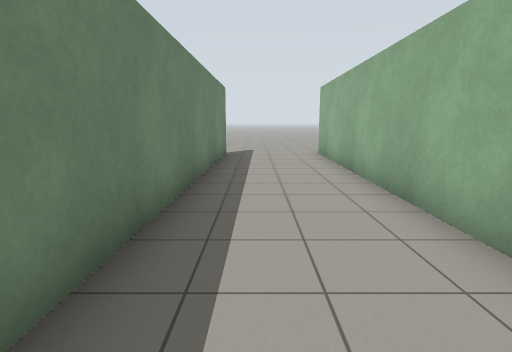
[1] (above)

13 first-person views from a walk through a Gazebo world. The camera is 1.2 m above the floor, tilts 10° down and sees 80° across. Floor lines are 1 m apart. The floor is counted in squares, 1 m on a side. Each view is taken from the middle of a square. On the plan, view 1 faces up. The plan holds only what a view shows up to about 13 squares ahead; the rest is blank.

[2]
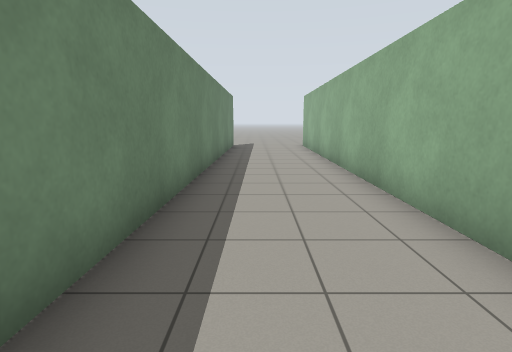

[3]
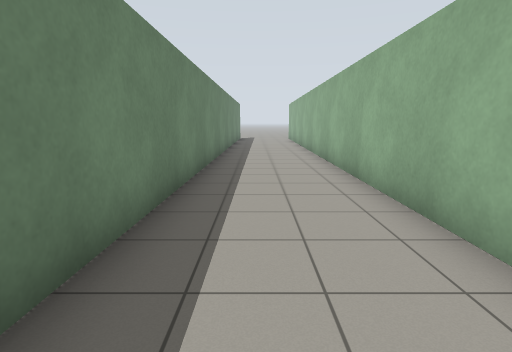

[4]
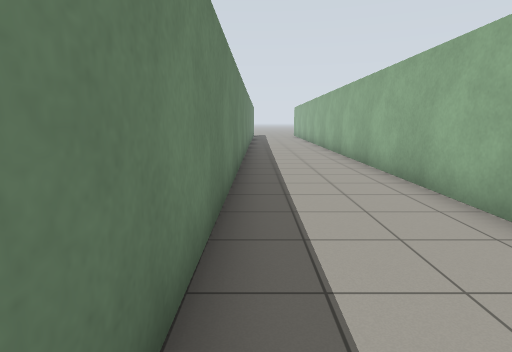

[5]
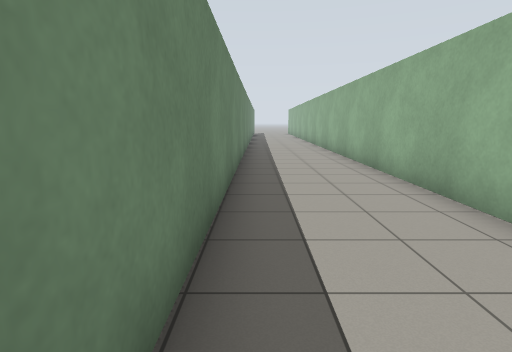

[6]
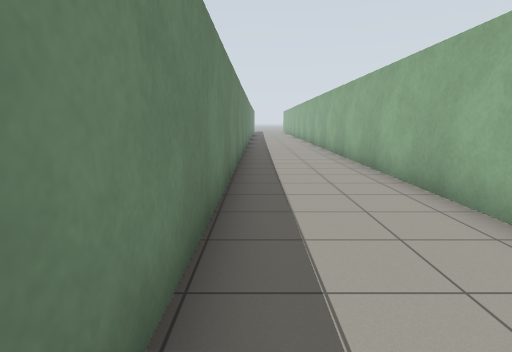

[7]
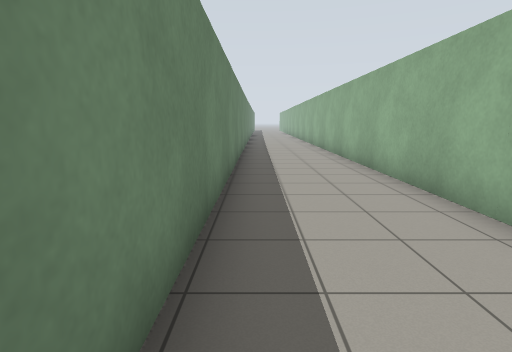

[8]
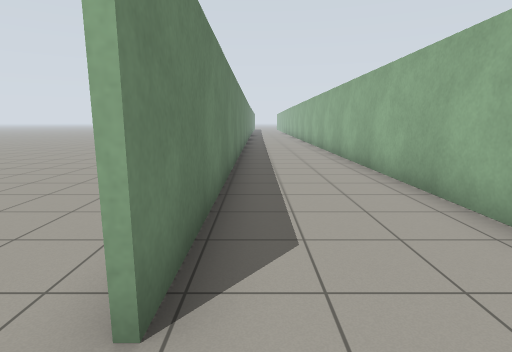

[9]
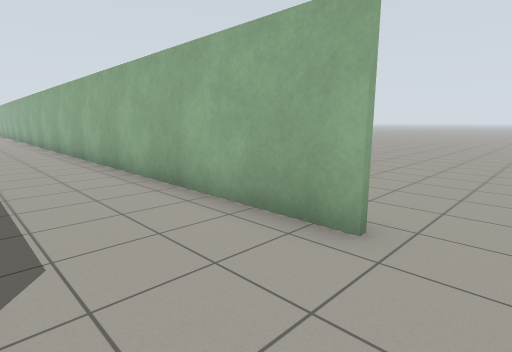

[10]
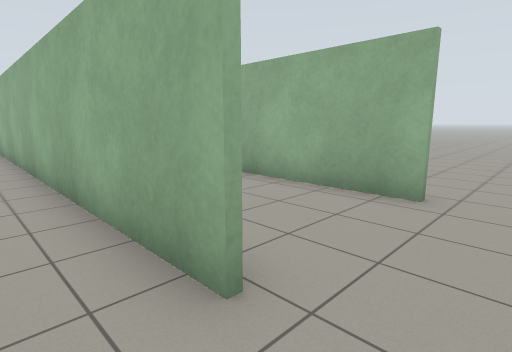

[11]
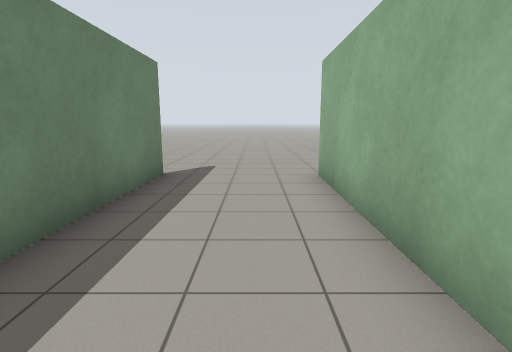

[12]
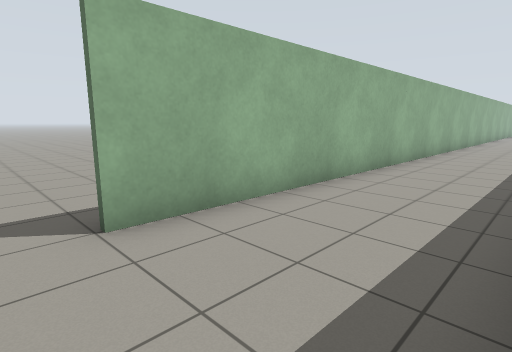

[13]
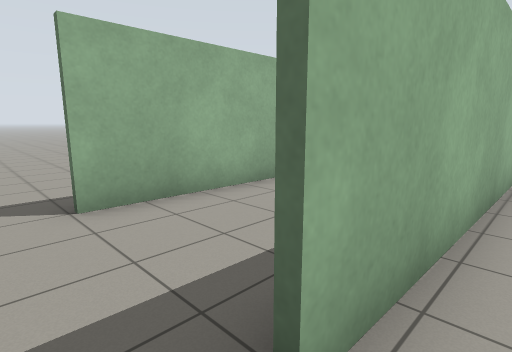

### Floor plan
Points are (right, up) in squares from view 1. A wall is a line through its corners. A room is listed if a view was taken in it or the views show most of it. See-through windows are left out.
Room 1 (views 1, 2, 3, 4, 5, 6, 7, 8, 9, 11, 12)
walls: (1.9, -29.5) (2.4, 12); (2, -37.6) (2, -29.2); (-1.2, 12.1) (-1.8, -37.5)
ways out: opening at (-2, -38.5) to room 2; opening at (-1, 13) to room 2; opening at (2, -38.5); opening at (3, 12.5)
Room 2 (views 10, 13)
walls: (-1.4, 5.7) (-1.3, 12.1); (-1.8, -37.6) (-1.7, -24.6)
ways out: opening at (-2, -38.5) to room 1; opening at (-1, 13) to room 1

Where each view was taken, in squares from view 1:
view 1: 0 up, 0 right, facing up
view 2: 4 down, 0 right, facing up
view 3: 11 down, 0 right, facing up
view 4: 16 down, 1 left, facing up
view 5: 21 down, 1 left, facing up
view 6: 27 down, 1 left, facing up
view 7: 33 down, 1 left, facing up
view 8: 39 down, 1 left, facing up
view 9: 39 down, 1 left, facing up-right
view 10: 39 down, 3 left, facing up-right
view 11: 5 up, 1 right, facing up
view 12: 13 up, 1 left, facing down-right
view 13: 13 up, 2 left, facing down-right
